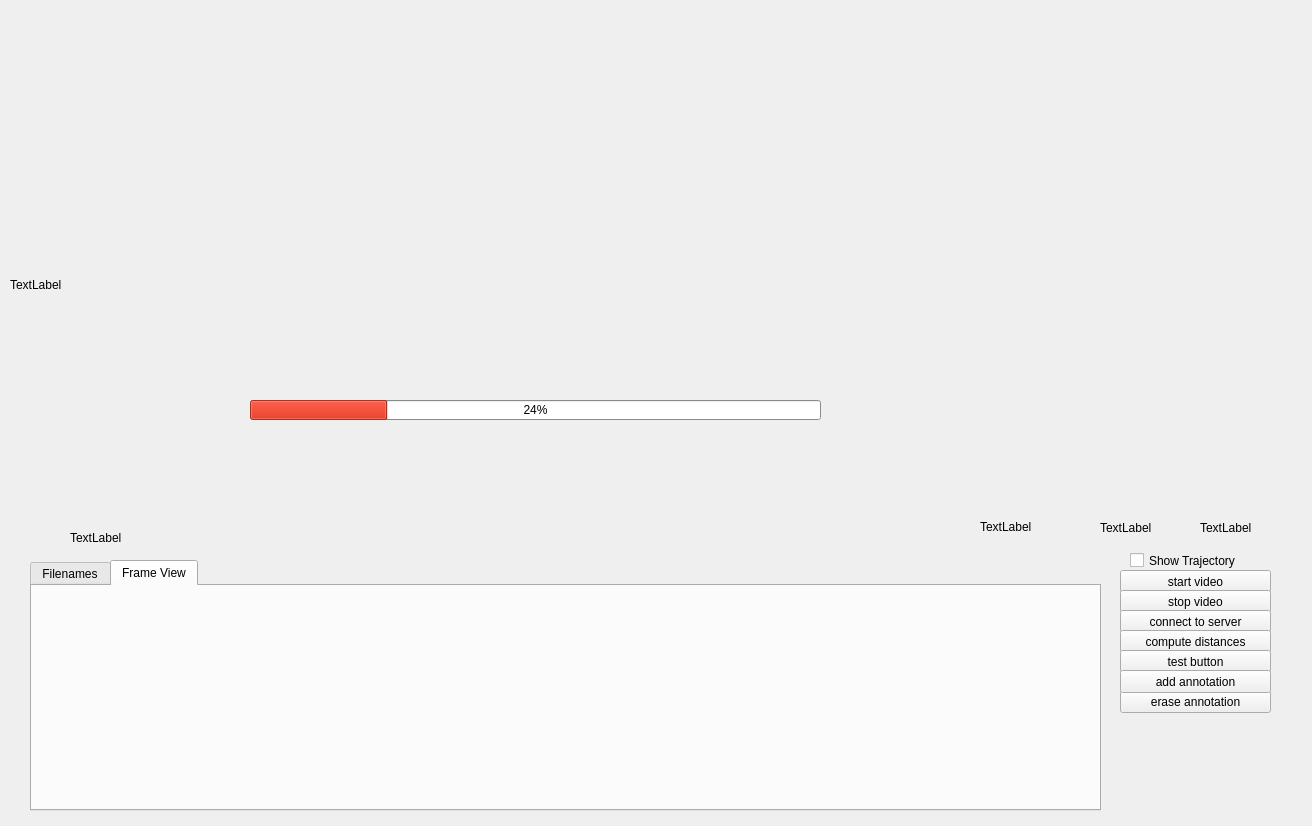
<?xml version="1.0" encoding="UTF-8"?>
<ui version="4.0">
 <class>Form</class>
 <widget class="QWidget" name="Form">
  <property name="geometry">
   <rect>
    <x>0</x>
    <y>0</y>
    <width>1312</width>
    <height>826</height>
   </rect>
  </property>
  <property name="windowTitle">
   <string>Form</string>
  </property>
  <widget class="QPushButton" name="pb_startVideo">
   <property name="geometry">
    <rect>
     <x>1120</x>
     <y>570</y>
     <width>151</width>
     <height>23</height>
    </rect>
   </property>
   <property name="text">
    <string>start video</string>
   </property>
  </widget>
  <widget class="QLabel" name="label">
   <property name="geometry">
    <rect>
     <x>10</x>
     <y>10</y>
     <width>1000</width>
     <height>550</height>
    </rect>
   </property>
   <property name="text">
    <string>TextLabel</string>
   </property>
  </widget>
  <widget class="QLabel" name="lbl_v0">
   <property name="geometry">
    <rect>
     <x>70</x>
     <y>530</y>
     <width>841</width>
     <height>16</height>
    </rect>
   </property>
   <property name="frameShape">
    <enum>QFrame::NoFrame</enum>
   </property>
   <property name="lineWidth">
    <number>1</number>
   </property>
   <property name="text">
    <string>TextLabel</string>
   </property>
  </widget>
  <widget class="QLabel" name="lbl_v1">
   <property name="geometry">
    <rect>
     <x>1100</x>
     <y>520</y>
     <width>111</width>
     <height>16</height>
    </rect>
   </property>
   <property name="frameShape">
    <enum>QFrame::NoFrame</enum>
   </property>
   <property name="text">
    <string>TextLabel</string>
   </property>
  </widget>
  <widget class="QPushButton" name="pb_stopVideo">
   <property name="geometry">
    <rect>
     <x>1120</x>
     <y>590</y>
     <width>151</width>
     <height>23</height>
    </rect>
   </property>
   <property name="text">
    <string>stop video</string>
   </property>
  </widget>
  <widget class="QPushButton" name="pb_connect2server">
   <property name="geometry">
    <rect>
     <x>1120</x>
     <y>610</y>
     <width>151</width>
     <height>23</height>
    </rect>
   </property>
   <property name="text">
    <string>connect to server</string>
   </property>
  </widget>
  <widget class="QPushButton" name="pb_compDist">
   <property name="geometry">
    <rect>
     <x>1120</x>
     <y>630</y>
     <width>151</width>
     <height>23</height>
    </rect>
   </property>
   <property name="text">
    <string>compute distances</string>
   </property>
  </widget>
  <widget class="QPushButton" name="pb_test">
   <property name="geometry">
    <rect>
     <x>1120</x>
     <y>650</y>
     <width>151</width>
     <height>23</height>
    </rect>
   </property>
   <property name="text">
    <string>test button</string>
   </property>
  </widget>
  <widget class="QCheckBox" name="cb_trajectory">
   <property name="geometry">
    <rect>
     <x>1130</x>
     <y>550</y>
     <width>161</width>
     <height>21</height>
    </rect>
   </property>
   <property name="text">
    <string>Show Trajectory</string>
   </property>
  </widget>
  <widget class="QPushButton" name="pb_eraseAnno">
   <property name="geometry">
    <rect>
     <x>1120</x>
     <y>690</y>
     <width>151</width>
     <height>23</height>
    </rect>
   </property>
   <property name="text">
    <string>erase annotation</string>
   </property>
  </widget>
  <widget class="QPushButton" name="pb_addAnno">
   <property name="geometry">
    <rect>
     <x>1120</x>
     <y>670</y>
     <width>151</width>
     <height>23</height>
    </rect>
   </property>
   <property name="text">
    <string>add annotation</string>
   </property>
  </widget>
  <widget class="QLabel" name="speed_lbl">
   <property name="geometry">
    <rect>
     <x>1200</x>
     <y>520</y>
     <width>91</width>
     <height>16</height>
    </rect>
   </property>
   <property name="text">
    <string>TextLabel</string>
   </property>
  </widget>
  <widget class="QLabel" name="lbl_eraser">
   <property name="geometry">
    <rect>
     <x>10</x>
     <y>500</y>
     <width>51</width>
     <height>61</height>
    </rect>
   </property>
   <property name="text">
    <string/>
   </property>
   <property name="pixmap">
    <pixmap>Actions-draw-eraser-icon.png</pixmap>
   </property>
   <property name="scaledContents">
    <bool>true</bool>
   </property>
  </widget>
  <widget class="QLabel" name="lbl_vial">
   <property name="geometry">
    <rect>
     <x>980</x>
     <y>520</y>
     <width>57</width>
     <height>14</height>
    </rect>
   </property>
   <property name="text">
    <string>TextLabel</string>
   </property>
  </widget>
  <widget class="QProgressBar" name="progBar">
   <property name="geometry">
    <rect>
     <x>250</x>
     <y>400</y>
     <width>571</width>
     <height>20</height>
    </rect>
   </property>
   <property name="palette">
    <palette>
     <active>
      <colorrole role="WindowText">
       <brush brushstyle="SolidPattern">
        <color alpha="255">
         <red>0</red>
         <green>0</green>
         <blue>0</blue>
        </color>
       </brush>
      </colorrole>
      <colorrole role="Button">
       <brush brushstyle="SolidPattern">
        <color alpha="255">
         <red>195</red>
         <green>195</green>
         <blue>195</blue>
        </color>
       </brush>
      </colorrole>
      <colorrole role="Light">
       <brush brushstyle="SolidPattern">
        <color alpha="255">
         <red>255</red>
         <green>255</green>
         <blue>255</blue>
        </color>
       </brush>
      </colorrole>
      <colorrole role="Midlight">
       <brush brushstyle="SolidPattern">
        <color alpha="255">
         <red>225</red>
         <green>225</green>
         <blue>225</blue>
        </color>
       </brush>
      </colorrole>
      <colorrole role="Dark">
       <brush brushstyle="SolidPattern">
        <color alpha="255">
         <red>97</red>
         <green>97</green>
         <blue>97</blue>
        </color>
       </brush>
      </colorrole>
      <colorrole role="Mid">
       <brush brushstyle="SolidPattern">
        <color alpha="255">
         <red>130</red>
         <green>130</green>
         <blue>130</blue>
        </color>
       </brush>
      </colorrole>
      <colorrole role="Text">
       <brush brushstyle="SolidPattern">
        <color alpha="255">
         <red>0</red>
         <green>0</green>
         <blue>0</blue>
        </color>
       </brush>
      </colorrole>
      <colorrole role="BrightText">
       <brush brushstyle="SolidPattern">
        <color alpha="255">
         <red>255</red>
         <green>255</green>
         <blue>255</blue>
        </color>
       </brush>
      </colorrole>
      <colorrole role="ButtonText">
       <brush brushstyle="SolidPattern">
        <color alpha="255">
         <red>0</red>
         <green>0</green>
         <blue>0</blue>
        </color>
       </brush>
      </colorrole>
      <colorrole role="Base">
       <brush brushstyle="SolidPattern">
        <color alpha="255">
         <red>255</red>
         <green>255</green>
         <blue>255</blue>
        </color>
       </brush>
      </colorrole>
      <colorrole role="Window">
       <brush brushstyle="SolidPattern">
        <color alpha="255">
         <red>195</red>
         <green>195</green>
         <blue>195</blue>
        </color>
       </brush>
      </colorrole>
      <colorrole role="Shadow">
       <brush brushstyle="SolidPattern">
        <color alpha="255">
         <red>0</red>
         <green>0</green>
         <blue>0</blue>
        </color>
       </brush>
      </colorrole>
      <colorrole role="Highlight">
       <brush brushstyle="SolidPattern">
        <color alpha="255">
         <red>232</red>
         <green>69</green>
         <blue>48</blue>
        </color>
       </brush>
      </colorrole>
      <colorrole role="AlternateBase">
       <brush brushstyle="SolidPattern">
        <color alpha="255">
         <red>225</red>
         <green>225</green>
         <blue>225</blue>
        </color>
       </brush>
      </colorrole>
      <colorrole role="ToolTipBase">
       <brush brushstyle="SolidPattern">
        <color alpha="255">
         <red>255</red>
         <green>255</green>
         <blue>220</blue>
        </color>
       </brush>
      </colorrole>
      <colorrole role="ToolTipText">
       <brush brushstyle="SolidPattern">
        <color alpha="255">
         <red>0</red>
         <green>0</green>
         <blue>0</blue>
        </color>
       </brush>
      </colorrole>
     </active>
     <inactive>
      <colorrole role="WindowText">
       <brush brushstyle="SolidPattern">
        <color alpha="255">
         <red>0</red>
         <green>0</green>
         <blue>0</blue>
        </color>
       </brush>
      </colorrole>
      <colorrole role="Button">
       <brush brushstyle="SolidPattern">
        <color alpha="255">
         <red>195</red>
         <green>195</green>
         <blue>195</blue>
        </color>
       </brush>
      </colorrole>
      <colorrole role="Light">
       <brush brushstyle="SolidPattern">
        <color alpha="255">
         <red>255</red>
         <green>255</green>
         <blue>255</blue>
        </color>
       </brush>
      </colorrole>
      <colorrole role="Midlight">
       <brush brushstyle="SolidPattern">
        <color alpha="255">
         <red>225</red>
         <green>225</green>
         <blue>225</blue>
        </color>
       </brush>
      </colorrole>
      <colorrole role="Dark">
       <brush brushstyle="SolidPattern">
        <color alpha="255">
         <red>97</red>
         <green>97</green>
         <blue>97</blue>
        </color>
       </brush>
      </colorrole>
      <colorrole role="Mid">
       <brush brushstyle="SolidPattern">
        <color alpha="255">
         <red>130</red>
         <green>130</green>
         <blue>130</blue>
        </color>
       </brush>
      </colorrole>
      <colorrole role="Text">
       <brush brushstyle="SolidPattern">
        <color alpha="255">
         <red>0</red>
         <green>0</green>
         <blue>0</blue>
        </color>
       </brush>
      </colorrole>
      <colorrole role="BrightText">
       <brush brushstyle="SolidPattern">
        <color alpha="255">
         <red>255</red>
         <green>255</green>
         <blue>255</blue>
        </color>
       </brush>
      </colorrole>
      <colorrole role="ButtonText">
       <brush brushstyle="SolidPattern">
        <color alpha="255">
         <red>0</red>
         <green>0</green>
         <blue>0</blue>
        </color>
       </brush>
      </colorrole>
      <colorrole role="Base">
       <brush brushstyle="SolidPattern">
        <color alpha="255">
         <red>255</red>
         <green>255</green>
         <blue>255</blue>
        </color>
       </brush>
      </colorrole>
      <colorrole role="Window">
       <brush brushstyle="SolidPattern">
        <color alpha="255">
         <red>195</red>
         <green>195</green>
         <blue>195</blue>
        </color>
       </brush>
      </colorrole>
      <colorrole role="Shadow">
       <brush brushstyle="SolidPattern">
        <color alpha="255">
         <red>0</red>
         <green>0</green>
         <blue>0</blue>
        </color>
       </brush>
      </colorrole>
      <colorrole role="Highlight">
       <brush brushstyle="SolidPattern">
        <color alpha="255">
         <red>232</red>
         <green>69</green>
         <blue>48</blue>
        </color>
       </brush>
      </colorrole>
      <colorrole role="AlternateBase">
       <brush brushstyle="SolidPattern">
        <color alpha="255">
         <red>225</red>
         <green>225</green>
         <blue>225</blue>
        </color>
       </brush>
      </colorrole>
      <colorrole role="ToolTipBase">
       <brush brushstyle="SolidPattern">
        <color alpha="255">
         <red>255</red>
         <green>255</green>
         <blue>220</blue>
        </color>
       </brush>
      </colorrole>
      <colorrole role="ToolTipText">
       <brush brushstyle="SolidPattern">
        <color alpha="255">
         <red>0</red>
         <green>0</green>
         <blue>0</blue>
        </color>
       </brush>
      </colorrole>
     </inactive>
     <disabled>
      <colorrole role="WindowText">
       <brush brushstyle="SolidPattern">
        <color alpha="255">
         <red>97</red>
         <green>97</green>
         <blue>97</blue>
        </color>
       </brush>
      </colorrole>
      <colorrole role="Button">
       <brush brushstyle="SolidPattern">
        <color alpha="255">
         <red>195</red>
         <green>195</green>
         <blue>195</blue>
        </color>
       </brush>
      </colorrole>
      <colorrole role="Light">
       <brush brushstyle="SolidPattern">
        <color alpha="255">
         <red>255</red>
         <green>255</green>
         <blue>255</blue>
        </color>
       </brush>
      </colorrole>
      <colorrole role="Midlight">
       <brush brushstyle="SolidPattern">
        <color alpha="255">
         <red>225</red>
         <green>225</green>
         <blue>225</blue>
        </color>
       </brush>
      </colorrole>
      <colorrole role="Dark">
       <brush brushstyle="SolidPattern">
        <color alpha="255">
         <red>97</red>
         <green>97</green>
         <blue>97</blue>
        </color>
       </brush>
      </colorrole>
      <colorrole role="Mid">
       <brush brushstyle="SolidPattern">
        <color alpha="255">
         <red>130</red>
         <green>130</green>
         <blue>130</blue>
        </color>
       </brush>
      </colorrole>
      <colorrole role="Text">
       <brush brushstyle="SolidPattern">
        <color alpha="255">
         <red>97</red>
         <green>97</green>
         <blue>97</blue>
        </color>
       </brush>
      </colorrole>
      <colorrole role="BrightText">
       <brush brushstyle="SolidPattern">
        <color alpha="255">
         <red>255</red>
         <green>255</green>
         <blue>255</blue>
        </color>
       </brush>
      </colorrole>
      <colorrole role="ButtonText">
       <brush brushstyle="SolidPattern">
        <color alpha="255">
         <red>97</red>
         <green>97</green>
         <blue>97</blue>
        </color>
       </brush>
      </colorrole>
      <colorrole role="Base">
       <brush brushstyle="SolidPattern">
        <color alpha="255">
         <red>195</red>
         <green>195</green>
         <blue>195</blue>
        </color>
       </brush>
      </colorrole>
      <colorrole role="Window">
       <brush brushstyle="SolidPattern">
        <color alpha="255">
         <red>195</red>
         <green>195</green>
         <blue>195</blue>
        </color>
       </brush>
      </colorrole>
      <colorrole role="Shadow">
       <brush brushstyle="SolidPattern">
        <color alpha="255">
         <red>0</red>
         <green>0</green>
         <blue>0</blue>
        </color>
       </brush>
      </colorrole>
      <colorrole role="Highlight">
       <brush brushstyle="SolidPattern">
        <color alpha="255">
         <red>205</red>
         <green>200</green>
         <blue>198</blue>
        </color>
       </brush>
      </colorrole>
      <colorrole role="AlternateBase">
       <brush brushstyle="SolidPattern">
        <color alpha="255">
         <red>195</red>
         <green>195</green>
         <blue>195</blue>
        </color>
       </brush>
      </colorrole>
      <colorrole role="ToolTipBase">
       <brush brushstyle="SolidPattern">
        <color alpha="255">
         <red>255</red>
         <green>255</green>
         <blue>220</blue>
        </color>
       </brush>
      </colorrole>
      <colorrole role="ToolTipText">
       <brush brushstyle="SolidPattern">
        <color alpha="255">
         <red>0</red>
         <green>0</green>
         <blue>0</blue>
        </color>
       </brush>
      </colorrole>
     </disabled>
    </palette>
   </property>
   <property name="value">
    <number>24</number>
   </property>
   <property name="format">
    <string>%p%</string>
   </property>
  </widget>
  <widget class="QTabWidget" name="tabWidget">
   <property name="geometry">
    <rect>
     <x>30</x>
     <y>560</y>
     <width>1071</width>
     <height>251</height>
    </rect>
   </property>
   <property name="currentIndex">
    <number>1</number>
   </property>
   <widget class="QWidget" name="tab_1">
    <attribute name="title">
     <string>Filenames</string>
    </attribute>
    <widget class="QSlider" name="sldr_paths">
     <property name="geometry">
      <rect>
       <x>20</x>
       <y>130</y>
       <width>871</width>
       <height>23</height>
      </rect>
     </property>
     <property name="orientation">
      <enum>Qt::Horizontal</enum>
     </property>
    </widget>
    <widget class="QListView" name="lv_frames">
     <property name="geometry">
      <rect>
       <x>910</x>
       <y>10</y>
       <width>61</width>
       <height>121</height>
      </rect>
     </property>
    </widget>
    <widget class="QListView" name="lv_jmp">
     <property name="geometry">
      <rect>
       <x>980</x>
       <y>10</y>
       <width>61</width>
       <height>121</height>
      </rect>
     </property>
    </widget>
    <widget class="QListView" name="lv_paths">
     <property name="geometry">
      <rect>
       <x>10</x>
       <y>10</y>
       <width>891</width>
       <height>121</height>
      </rect>
     </property>
    </widget>
   </widget>
   <widget class="QWidget" name="tab_2">
    <attribute name="title">
     <string>Frame View</string>
    </attribute>
    <widget class="FrameViewWidget" name="frameView" native="true">
     <property name="geometry">
      <rect>
       <x>10</x>
       <y>-10</y>
       <width>941</width>
       <height>221</height>
      </rect>
     </property>
    </widget>
   </widget>
  </widget>
 </widget>
 <customwidgets>
  <customwidget>
   <class>FrameViewWidget</class>
   <extends>QWidget</extends>
   <header>FrameViewWidget.h</header>
   <container>1</container>
  </customwidget>
 </customwidgets>
 <resources/>
 <connections/>
</ui>
